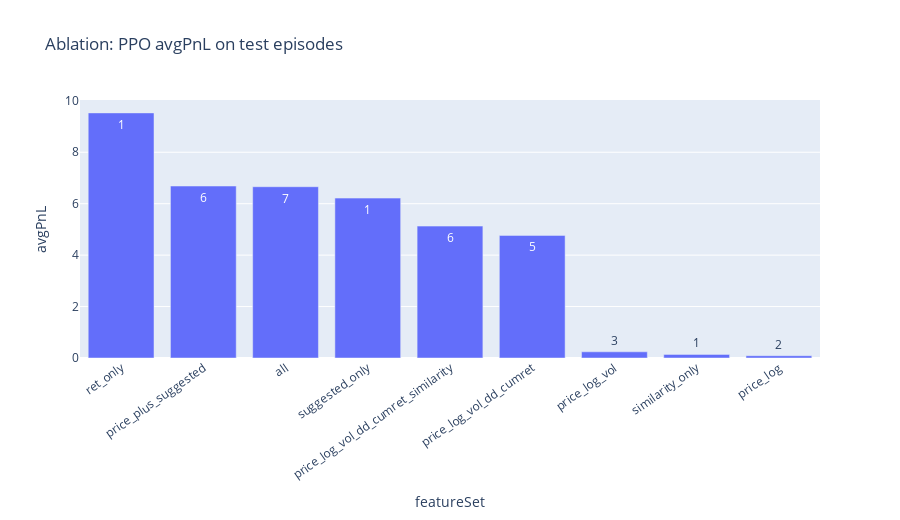

Here is the notebook cell this chart was saved with:
### Code cell
fig = px.bar(ablation, x="featureSet", y="avgPnL", title="Ablation: PPO avgPnL on test episodes", text="nFeatures")
fig.update_layout(xaxis_tickangle=-35, height=520)
fig

### Figure 1 — Plotly figure (JSON) as saved in the notebook; plotly's stock layout.template omitted (floating-point values rounded to 4 significant figures)
{"data": [{"hovertemplate": "featureSet=%{x}<br>avgPnL=%{y}<br>nFeatures=%{text}<extra></extra>", "legendgroup": "", "marker": {"color": "#636efa", "pattern": {"shape": ""}}, "name": "", "orientation": "v", "showlegend": false, "text": [1.0, 6.0, 7.0, 1.0, 6.0, 5.0, 3.0, 1.0, 2.0], "textposition": "auto", "type": "bar", "x": ["ret_only", "price_plus_suggested", "all", "suggested_only", "price_log_vol_dd_cumret_similarity", "price_log_vol_dd_cumret", "price_log_vol", "similarity_only", "price_log"], "xaxis": "x", "y": [9.53, 6.687, 6.659, 6.217, 5.128, 4.767, 0.2406, 0.1403, 0.08917], "yaxis": "y"}], "layout": {"barmode": "relative", "height": 520, "legend": {"tracegroupgap": 0}, "title": {"text": "Ablation: PPO avgPnL on test episodes"}, "xaxis": {"anchor": "y", "domain": [0, 1], "tickangle": -35, "title": {"text": "featureSet"}}, "yaxis": {"anchor": "x", "domain": [0, 1], "title": {"text": "avgPnL"}}}}
